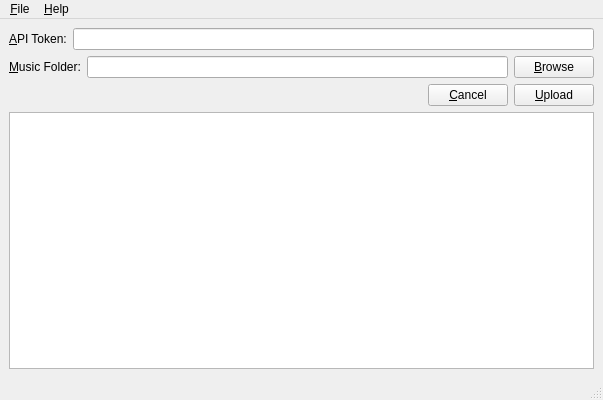
<?xml version="1.0" encoding="UTF-8"?>
<ui version="4.0">
 <class>MainWindow</class>
 <widget class="QMainWindow" name="MainWindow">
  <property name="geometry">
   <rect>
    <x>0</x>
    <y>0</y>
    <width>603</width>
    <height>400</height>
   </rect>
  </property>
  <property name="windowTitle">
   <string>Morning Library Uploader</string>
  </property>
  <widget class="QWidget" name="centralwidget">
   <layout class="QGridLayout" name="gridLayout">
    <item row="0" column="0">
     <layout class="QVBoxLayout" name="verticalLayout">
      <item>
       <layout class="QHBoxLayout" name="horizontalLayout">
        <item>
         <widget class="QLabel" name="labelApiToken">
          <property name="text">
           <string>&amp;API Token:</string>
          </property>
          <property name="buddy">
           <cstring>lineEditApiToken</cstring>
          </property>
         </widget>
        </item>
        <item>
         <widget class="QLineEdit" name="lineEditApiToken"/>
        </item>
       </layout>
      </item>
      <item>
       <layout class="QHBoxLayout" name="horizontalLayout_2">
        <item>
         <widget class="QLabel" name="labelMusicFolder">
          <property name="text">
           <string>&amp;Music Folder:</string>
          </property>
          <property name="buddy">
           <cstring>lineEditMusicFolder</cstring>
          </property>
         </widget>
        </item>
        <item>
         <widget class="QLineEdit" name="lineEditMusicFolder"/>
        </item>
        <item>
         <widget class="QPushButton" name="pushButtonBrowseMusicFolder">
          <property name="text">
           <string>&amp;Browse</string>
          </property>
         </widget>
        </item>
       </layout>
      </item>
      <item>
       <layout class="QHBoxLayout" name="horizontalLayout_3">
        <item>
         <spacer name="horizontalSpacer">
          <property name="orientation">
           <enum>Qt::Horizontal</enum>
          </property>
          <property name="sizeHint" stdset="0">
           <size>
            <width>40</width>
            <height>20</height>
           </size>
          </property>
         </spacer>
        </item>
        <item>
         <widget class="QPushButton" name="pushButtonCancel">
          <property name="text">
           <string>&amp;Cancel</string>
          </property>
         </widget>
        </item>
        <item>
         <widget class="QPushButton" name="pushButtonUpload">
          <property name="text">
           <string>&amp;Upload</string>
          </property>
         </widget>
        </item>
       </layout>
      </item>
      <item>
       <widget class="QTextBrowser" name="textBrowserOutput"/>
      </item>
     </layout>
    </item>
   </layout>
  </widget>
  <widget class="QMenuBar" name="menubar">
   <property name="geometry">
    <rect>
     <x>0</x>
     <y>0</y>
     <width>603</width>
     <height>29</height>
    </rect>
   </property>
   <widget class="QMenu" name="menuAbout">
    <property name="title">
     <string>&amp;Help</string>
    </property>
    <addaction name="actionAbout"/>
   </widget>
   <widget class="QMenu" name="menuFile">
    <property name="title">
     <string>&amp;File</string>
    </property>
    <addaction name="actionExit"/>
   </widget>
   <addaction name="menuFile"/>
   <addaction name="menuAbout"/>
  </widget>
  <widget class="QStatusBar" name="statusbar"/>
  <action name="actionAbout">
   <property name="text">
    <string>&amp;About</string>
   </property>
  </action>
  <action name="actionExit">
   <property name="text">
    <string>&amp;Exit</string>
   </property>
  </action>
 </widget>
 <tabstops>
  <tabstop>lineEditApiToken</tabstop>
  <tabstop>lineEditMusicFolder</tabstop>
  <tabstop>pushButtonBrowseMusicFolder</tabstop>
  <tabstop>pushButtonCancel</tabstop>
  <tabstop>pushButtonUpload</tabstop>
 </tabstops>
 <resources/>
 <connections>
  <connection>
   <sender>pushButtonUpload</sender>
   <signal>clicked()</signal>
   <receiver>MainWindow</receiver>
   <slot>uploadTracks()</slot>
   <hints>
    <hint type="sourcelabel">
     <x>526</x>
     <y>133</y>
    </hint>
    <hint type="destinationlabel">
     <x>290</x>
     <y>121</y>
    </hint>
   </hints>
  </connection>
  <connection>
   <sender>pushButtonCancel</sender>
   <signal>clicked()</signal>
   <receiver>MainWindow</receiver>
   <slot>close()</slot>
   <hints>
    <hint type="sourcelabel">
     <x>443</x>
     <y>148</y>
    </hint>
    <hint type="destinationlabel">
     <x>365</x>
     <y>142</y>
    </hint>
   </hints>
  </connection>
  <connection>
   <sender>pushButtonBrowseMusicFolder</sender>
   <signal>clicked()</signal>
   <receiver>MainWindow</receiver>
   <slot>browse()</slot>
   <hints>
    <hint type="sourcelabel">
     <x>532</x>
     <y>95</y>
    </hint>
    <hint type="destinationlabel">
     <x>118</x>
     <y>147</y>
    </hint>
   </hints>
  </connection>
  <connection>
   <sender>actionAbout</sender>
   <signal>triggered()</signal>
   <receiver>MainWindow</receiver>
   <slot>about()</slot>
   <hints>
    <hint type="sourcelabel">
     <x>-1</x>
     <y>-1</y>
    </hint>
    <hint type="destinationlabel">
     <x>301</x>
     <y>199</y>
    </hint>
   </hints>
  </connection>
  <connection>
   <sender>actionExit</sender>
   <signal>triggered()</signal>
   <receiver>MainWindow</receiver>
   <slot>close()</slot>
   <hints>
    <hint type="sourcelabel">
     <x>-1</x>
     <y>-1</y>
    </hint>
    <hint type="destinationlabel">
     <x>301</x>
     <y>199</y>
    </hint>
   </hints>
  </connection>
 </connections>
 <slots>
  <slot>uploadTracks()</slot>
  <slot>browse()</slot>
  <slot>about()</slot>
 </slots>
</ui>
